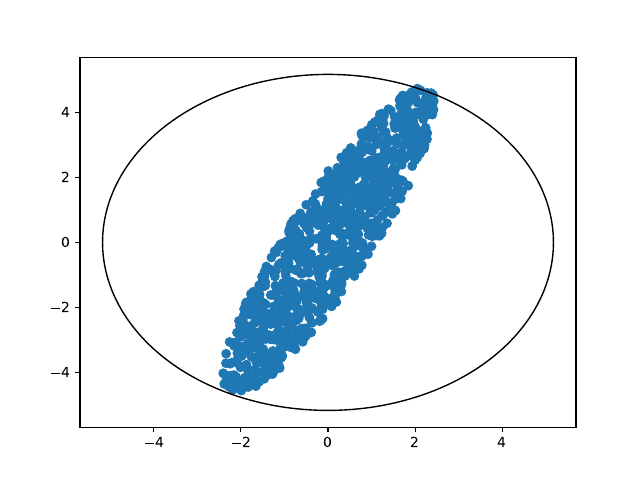

The Python source for this figure:
import numpy as np
import matplotlib.pyplot as plt

m = 2

A = np.random.randn(m,m)
B = np.random.randn(m)
X = np.linalg.solve(A.T@A, A.T@B)

kappa = np.linalg.cond(A.T@A)

print(f'{np.linalg.cond(A) = }')
p = 1000
delta = np.zeros((p,2))
for k in range(p):
    Ap = A.T@A + 1e-10 * np.random.randn(m,m)
    xp = np.linalg.solve(Ap, A.T@B)
    delta[k,:] = ((xp - X) / np.linalg.norm(X)) / (np.linalg.norm(Ap - A.T@A) / np.linalg.norm(A.T@A))

fig,ax = plt.subplots()
ax.scatter(delta[:,0], delta[:,1])
circle = plt.Circle((0.0,0.0), kappa, fill=False)
ax.add_patch(circle)

print(f'{kappa = }')
print(f'{np.max(np.linalg.norm(delta, axis=1)) = }')

plt.savefig('condition.pdf')

plt.show()

